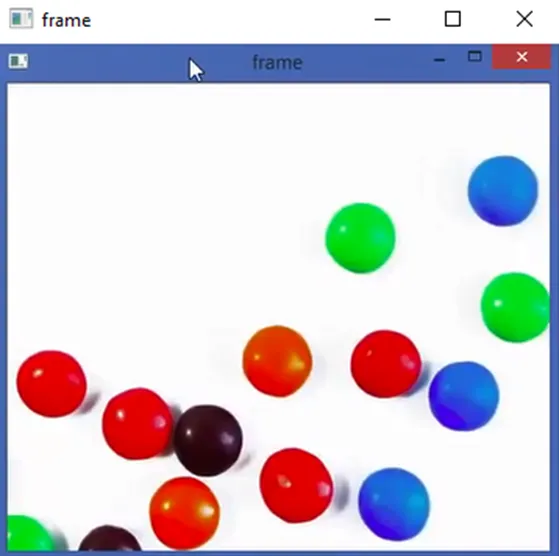
#> input picture 3/ComputerVision/Sesion3/color_space_hsv/course.PNG, 559 x 556 px
$ python color_space_hsv.py
#> lines starting #> are read from the running program, lines starting #| are printed output that depends on the picture; after the words box and inside, x2 and y2 are one past the last pixel; in counts of white or black regions, pixels touching at a corner belong together
# Detect green balls from the input image.
import numpy as np
import cv2

while True:
    # Image read
    frame = cv2.imread('course.PNG')
#> frame is the input picture: shape (556, 559, 3); mean B, G, R 211.9, 205.2, 210.4

    hsv = cv2.cvtColor(frame, cv2.COLOR_BGR2HSV)
#> hsv: shape (556, 559, 3); mean H, S, V 48, 54.8, 234.1

    lower_blue = np.array([57, 49, 50])
    upper_blue = np.array([85, 250, 250])

    mask = cv2.inRange(hsv, lower_blue, upper_blue)
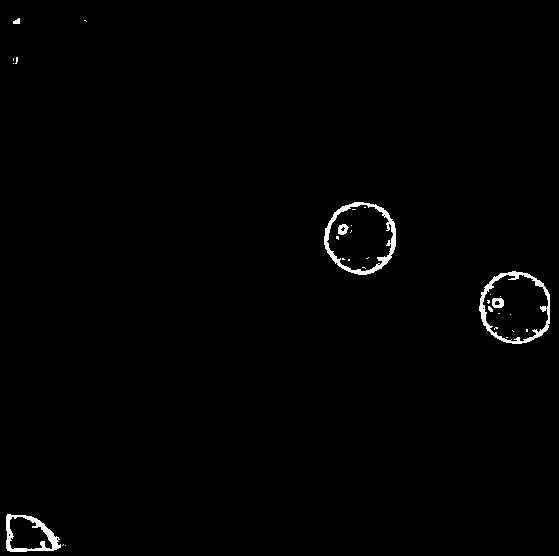
#> mask: shape (556, 559); 0.93% white; 31 white regions (24 under 20 px), largest, box (x1, y1, x2, y2) and area: (324, 202, 396, 275) 979, (479, 271, 550, 344) 911, (6, 514, 61, 552) 675

    result = cv2.bitwise_and(frame, frame, mask = mask)

    # This is going to open three windows
    cv2.imshow('frame', frame)
    cv2.imshow('mask', mask)
    cv2.imshow('result', result)

    k = cv2.waitKey(1)
#> (key Esc is pressed here)
    # If the pressed key is escape key
    if k == 27:
        break

cv2.destroyAllWindows()
